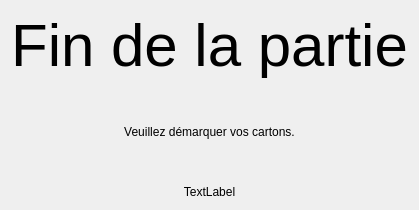
      <widget class="QWidget" name="pageRoundEnd">
       <layout class="QGridLayout" name="gridLayout_9">
        <item row="3" column="0">
         <spacer name="verticalSpacer_3">
          <property name="orientation">
           <enum>Qt::Vertical</enum>
          </property>
          <property name="sizeHint" stdset="0">
           <size>
            <width>0</width>
            <height>40</height>
           </size>
          </property>
         </spacer>
        </item>
        <item row="1" column="0">
         <spacer name="verticalSpacer_2">
          <property name="orientation">
           <enum>Qt::Vertical</enum>
          </property>
          <property name="sizeHint" stdset="0">
           <size>
            <width>0</width>
            <height>40</height>
           </size>
          </property>
         </spacer>
        </item>
        <item row="2" column="0">
         <widget class="QLabel" name="label">
          <property name="text">
           <string>Veuillez démarquer vos cartons.</string>
          </property>
          <property name="alignment">
           <set>Qt::AlignCenter</set>
          </property>
         </widget>
        </item>
        <item row="0" column="0">
         <widget class="QLabel" name="RE_RoundEndTitle">
          <property name="font">
           <font>
            <pointsize>45</pointsize>
            <kerning>false</kerning>
           </font>
          </property>
          <property name="text">
           <string>Fin de la partie</string>
          </property>
          <property name="scaledContents">
           <bool>true</bool>
          </property>
          <property name="alignment">
           <set>Qt::AlignCenter</set>
          </property>
          <property name="wordWrap">
           <bool>true</bool>
          </property>
          <property name="textInteractionFlags">
           <set>Qt::NoTextInteraction</set>
          </property>
         </widget>
        </item>
        <item row="4" column="0">
         <widget class="QLabel" name="RE_Logo">
          <property name="sizePolicy">
           <sizepolicy hsizetype="Expanding" vsizetype="Expanding">
            <horstretch>0</horstretch>
            <verstretch>2</verstretch>
           </sizepolicy>
          </property>
          <property name="text">
           <string>TextLabel</string>
          </property>
          <property name="alignment">
           <set>Qt::AlignCenter</set>
          </property>
         </widget>
        </item>
       </layout>
      </widget>
